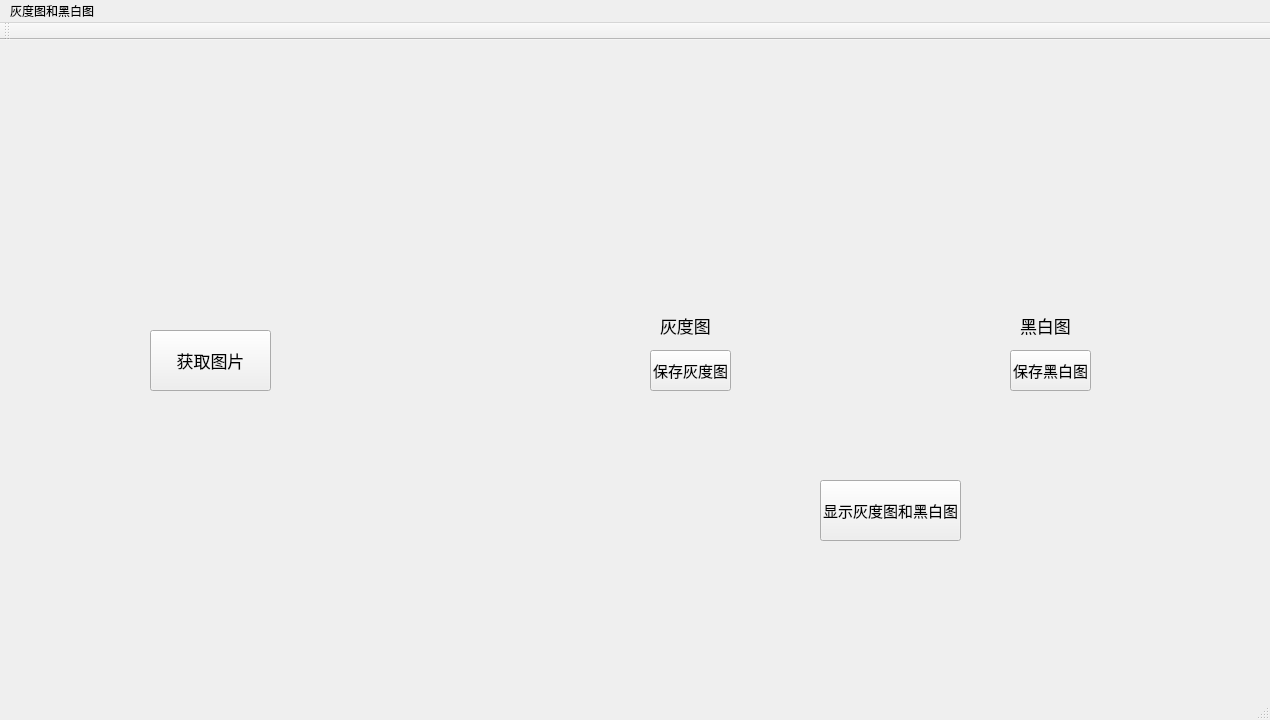
<?xml version="1.0" encoding="UTF-8"?>
<ui version="4.0">
 <class>MySecondQt_VSClass</class>
 <widget class="QMainWindow" name="MySecondQt_VSClass">
  <property name="geometry">
   <rect>
    <x>0</x>
    <y>0</y>
    <width>1270</width>
    <height>720</height>
   </rect>
  </property>
  <property name="windowTitle">
   <string>MySecondQt_VS</string>
  </property>
  <widget class="QWidget" name="centralWidget">
   <widget class="QLabel" name="origin_img">
    <property name="geometry">
     <rect>
      <x>20</x>
      <y>30</y>
      <width>381</width>
      <height>241</height>
     </rect>
    </property>
    <property name="text">
     <string/>
    </property>
   </widget>
   <widget class="QLabel" name="gray_img">
    <property name="geometry">
     <rect>
      <x>520</x>
      <y>30</y>
      <width>341</width>
      <height>221</height>
     </rect>
    </property>
    <property name="text">
     <string/>
    </property>
   </widget>
   <widget class="QLabel" name="black_img">
    <property name="geometry">
     <rect>
      <x>870</x>
      <y>30</y>
      <width>361</width>
      <height>221</height>
     </rect>
    </property>
    <property name="text">
     <string/>
    </property>
   </widget>
   <widget class="QLabel" name="label">
    <property name="geometry">
     <rect>
      <x>660</x>
      <y>260</y>
      <width>61</width>
      <height>51</height>
     </rect>
    </property>
    <property name="font">
     <font>
      <pointsize>13</pointsize>
     </font>
    </property>
    <property name="text">
     <string>灰度图</string>
    </property>
   </widget>
   <widget class="QLabel" name="label_2">
    <property name="geometry">
     <rect>
      <x>1020</x>
      <y>260</y>
      <width>61</width>
      <height>51</height>
     </rect>
    </property>
    <property name="font">
     <font>
      <pointsize>13</pointsize>
     </font>
    </property>
    <property name="text">
     <string>黑白图</string>
    </property>
   </widget>
   <widget class="QPushButton" name="get_img">
    <property name="geometry">
     <rect>
      <x>150</x>
      <y>290</y>
      <width>121</width>
      <height>61</height>
     </rect>
    </property>
    <property name="font">
     <font>
      <pointsize>13</pointsize>
     </font>
    </property>
    <property name="cursor">
     <cursorShape>PointingHandCursor</cursorShape>
    </property>
    <property name="text">
     <string>获取图片</string>
    </property>
   </widget>
   <widget class="QPushButton" name="save_gray_img">
    <property name="geometry">
     <rect>
      <x>650</x>
      <y>310</y>
      <width>81</width>
      <height>41</height>
     </rect>
    </property>
    <property name="font">
     <font>
      <pointsize>11</pointsize>
     </font>
    </property>
    <property name="cursor">
     <cursorShape>PointingHandCursor</cursorShape>
    </property>
    <property name="text">
     <string>保存灰度图</string>
    </property>
   </widget>
   <widget class="QPushButton" name="save_black_img">
    <property name="geometry">
     <rect>
      <x>1010</x>
      <y>310</y>
      <width>81</width>
      <height>41</height>
     </rect>
    </property>
    <property name="font">
     <font>
      <pointsize>11</pointsize>
     </font>
    </property>
    <property name="cursor">
     <cursorShape>PointingHandCursor</cursorShape>
    </property>
    <property name="text">
     <string>保存黑白图</string>
    </property>
   </widget>
   <widget class="QPushButton" name="show_all_img">
    <property name="geometry">
     <rect>
      <x>820</x>
      <y>440</y>
      <width>141</width>
      <height>61</height>
     </rect>
    </property>
    <property name="font">
     <font>
      <pointsize>11</pointsize>
     </font>
    </property>
    <property name="cursor">
     <cursorShape>PointingHandCursor</cursorShape>
    </property>
    <property name="text">
     <string>显示灰度图和黑白图</string>
    </property>
   </widget>
  </widget>
  <widget class="QMenuBar" name="menuBar">
   <property name="geometry">
    <rect>
     <x>0</x>
     <y>0</y>
     <width>1270</width>
     <height>21</height>
    </rect>
   </property>
   <widget class="QMenu" name="menu">
    <property name="title">
     <string>灰度图和黑白图</string>
    </property>
   </widget>
   <addaction name="menu"/>
  </widget>
  <widget class="QToolBar" name="mainToolBar">
   <attribute name="toolBarArea">
    <enum>TopToolBarArea</enum>
   </attribute>
   <attribute name="toolBarBreak">
    <bool>false</bool>
   </attribute>
  </widget>
  <widget class="QStatusBar" name="statusBar"/>
 </widget>
 <layoutdefault spacing="6" margin="11"/>
 <resources>
  <include location="MySecondQt_VS.qrc"/>
 </resources>
 <connections>
  <connection>
   <sender>get_img</sender>
   <signal>clicked()</signal>
   <receiver>MySecondQt_VSClass</receiver>
   <slot>img_clicked()</slot>
   <hints>
    <hint type="sourcelabel">
     <x>206</x>
     <y>388</y>
    </hint>
    <hint type="destinationlabel">
     <x>162</x>
     <y>570</y>
    </hint>
   </hints>
  </connection>
  <connection>
   <sender>save_gray_img</sender>
   <signal>clicked()</signal>
   <receiver>MySecondQt_VSClass</receiver>
   <slot>save_gray()</slot>
   <hints>
    <hint type="sourcelabel">
     <x>693</x>
     <y>375</y>
    </hint>
    <hint type="destinationlabel">
     <x>699</x>
     <y>446</y>
    </hint>
   </hints>
  </connection>
  <connection>
   <sender>save_black_img</sender>
   <signal>clicked()</signal>
   <receiver>MySecondQt_VSClass</receiver>
   <slot>save_black()</slot>
   <hints>
    <hint type="sourcelabel">
     <x>1055</x>
     <y>371</y>
    </hint>
    <hint type="destinationlabel">
     <x>1052</x>
     <y>410</y>
    </hint>
   </hints>
  </connection>
  <connection>
   <sender>show_all_img</sender>
   <signal>clicked()</signal>
   <receiver>MySecondQt_VSClass</receiver>
   <slot>show_all()</slot>
   <hints>
    <hint type="sourcelabel">
     <x>895</x>
     <y>521</y>
    </hint>
    <hint type="destinationlabel">
     <x>892</x>
     <y>550</y>
    </hint>
   </hints>
  </connection>
 </connections>
 <slots>
  <slot>img_clicked()</slot>
  <slot>save_gray()</slot>
  <slot>save_black()</slot>
  <slot>show_all()</slot>
 </slots>
</ui>
